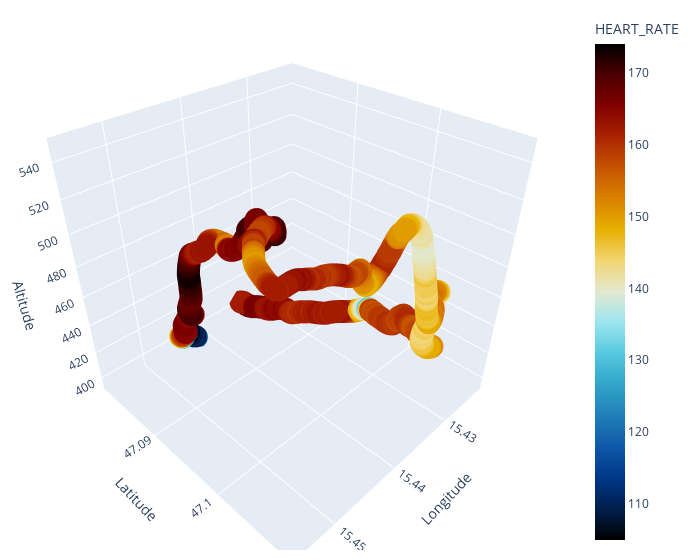

The cell this chart's notebook holds for it:
### Code cell
track_fig1 = px.scatter_3d(track_df, x = long, y = lat, z = altitude, color = hr, color_continuous_scale=px.colors.cyclical.IceFire)
track_fig1.update_layout(scene = dict(
xaxis_title = "Longitude",
yaxis_title = "Latitude",
zaxis_title = "Altitude"),
                        width = 700,
                        margin = dict(r = 20,
                                     b = 10,
                                     l = 10,
                                     t= 10))
track_fig1.show()

### Figure 1 — Plotly figure (JSON) as saved in the notebook; plotly's stock layout.template omitted (floating-point values rounded to 4 significant figures; data arrays with more than 128 entries replaced by an {"elided": "..."} marker saying what was removed)
{"data": [{"hovertemplate": "LONGITUDE_6=%{x}<br>LATITUDE_6=%{y}<br>ALTITUDE_SMOOTHED=%{z}<br>HEART_RATE=%{marker.color}<extra></extra>", "legendgroup": "", "marker": {"color": {"elided": "3366 int values"}, "coloraxis": "coloraxis", "symbol": "circle"}, "mode": "markers", "name": "", "scene": "scene", "showlegend": false, "type": "scatter3d", "x": {"elided": "3366 float values"}, "y": {"elided": "3366 float values"}, "z": {"elided": "3366 float values"}}], "layout": {"coloraxis": {"colorbar": {"title": {"text": "HEART_RATE"}}, "colorscale": [[0, "#000000"], [0.0625, "#001f4d"], [0.125, "#003786"], [0.1875, "#0e58a8"], [0.25, "#217eb8"], [0.3125, "#30a4ca"], [0.375, "#54c8df"], [0.4375, "#9be4ef"], [0.5, "#e1e9d1"], [0.5625, "#f3d573"], [0.625, "#e7b000"], [0.6875, "#da8200"], [0.75, "#c65400"], [0.8125, "#ac2301"], [0.875, "#820000"], [0.9375, "#4c0000"], [1, "#000000"]]}, "legend": {"tracegroupgap": 0}, "margin": {"b": 10, "l": 10, "r": 20, "t": 10}, "scene": {"domain": {"x": [0, 1], "y": [0, 1]}, "xaxis": {"title": {"text": "Longitude"}}, "yaxis": {"title": {"text": "Latitude"}}, "zaxis": {"title": {"text": "Altitude"}}}, "width": 700}}
